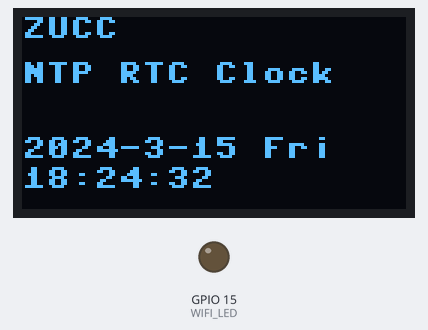
Recording of a program running on a simulated ESP32 board running MicroPython. Shown: 128×64 one-colour display, output pins drawn as LEDs (lit = HIGH). WiFi joins after 1.5 s; the clock reads 2024-03-15 10:24:30 at power-on unless the program sets it; library files of the repository ran but are not shown: ssd1306.py; what the program prints to the serial console is not drawn.

Above: at 2.3 s.
At 18.2 s:
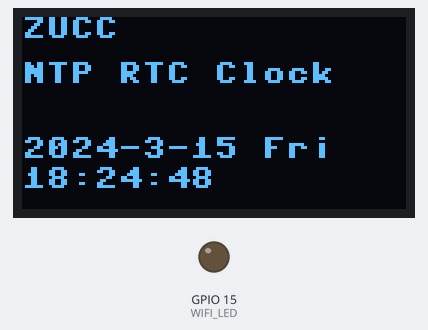
At 27.2 s:
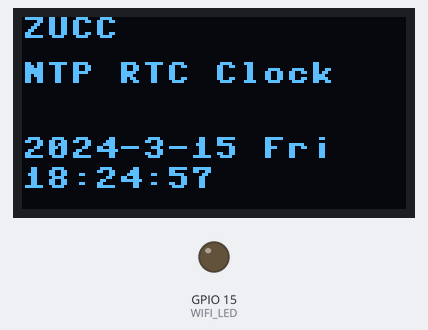
At 36.2 s:
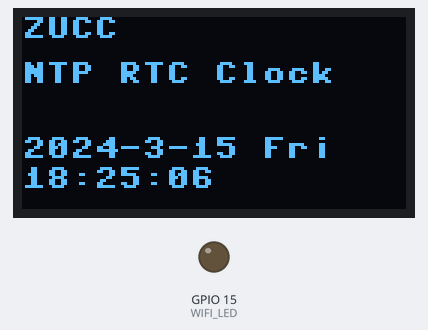
Timing chart, 0 to 37.7 s (numbered marks = the images above):
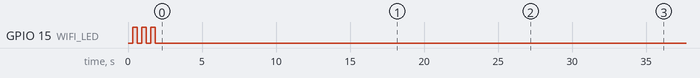

Measured:
- by itself, GPIO 15 (WIFI_LED): alternates HIGH for 0.30 s and LOW for 0.30 s, 6 changes in all, then stays LOW
- what the display in image 2 shows lasts 1.2 s, from 27.1 s to 28.3 s

The program:

main_example.py
```python
from machine import Pin,I2C, SoftI2C, RTC, Timer
from micropython import const
import network
import ntptime
from ssd1306 import SSD1306_I2C
import time

WIFI_LED_PIN = const(15)

WIFI_NAME = 'shuaige'
PASS_WORD = 'qiuzhen523'
week = ['Mon', 'Tues', 'Wed', 'Thur', 'Fri', 'Sat', 'Sun']
LED_ON = const(0)
LED_OFF = const(1)

i2c = SoftI2C(scl=Pin(22), sda=Pin(21))
oled = SSD1306_I2C(128, 64, i2c)

# WIFI连接函数
def WIFI_Connect(WIFI_NAME, PASS_WORD):
    WIFI_LED = Pin(WIFI_LED_PIN, Pin.OUT)  # 初始化WIFI指示灯

    wlan = network.WLAN(network.STA_IF)  # STA模式
    wlan.active(True)  # 激活接口
    start_time = time.time()  # 记录时间做超时判断

    if not wlan.isconnected():
        print('connecting to network...')
        wlan.connect(WIFI_NAME, PASS_WORD)  # 输入WIFI账号密码

        while not wlan.isconnected():

            # LED闪烁提示
            WIFI_LED.value(LED_ON)
            time.sleep_ms(300)
            WIFI_LED.value(LED_OFF)
            time.sleep_ms(300)

            # 超时判断,15秒没连接成功判定为超时
            if time.time() - start_time > 15:
                print('WIFI Connected Timeout!')
                break

    if wlan.isconnected():
        # LED点亮
        WIFI_LED.value(LED_ON)
        # 串口打印信息
        print('network information:', wlan.ifconfig())
        return True

    else:
        return False

WIFI_Connect(WIFI_NAME,PASS_WORD)

rtc = RTC()  #rtc init
# 网络授时模块
# ntptime
# host 服务器地址 ntp.aliyun.com
# settime 配置当前时间
# time 时间码
timezone = 8  # 东八区
ntptime.host = 'ntp.aliyun.com'
print("before time: %s" % str(time.localtime()))
ntptime.settime()
print("after time: %s" % str(time.localtime()))
# 配置当前的时间
tampon2 = time.time() + timezone * 3600
# 年 月 日 [0:3]
# 时 分 秒 [3:6]
rtc.datetime(
    time.localtime(tampon2)[0:3] + (0, ) + time.localtime(tampon2)[3:6] +
    (0, ))  #RTC时钟设置


def RTC_Run(tim):
    datetime = rtc.datetime()  # 获取当前时间
    oled.fill(0)  # 清屏显示黑色背景
    oled.text('ZUCC', 0, 0)  # 首行显示 zucc
    oled.text('NTP RTC Clock', 0, 15)  # 次行显示实验名称
    # 显示日期，字符串可以直接用“+”来连接
    datastr = '{:s}-{:s}-{:s} {:s}'.format(str(datetime[0]), str(datetime[1]),
                                           str(datetime[2]),
                                           str(week[datetime[3]]))
    oled.text(datastr, 0, 40)
    timestr = '{:02d}:{:02d}:{:02d}'.format(datetime[4], datetime[5],
                                            datetime[6])
    oled.text(timestr, 0, 50)
    oled.show()


tim = Timer(-1)
tim.init(period=300, mode=Timer.PERIODIC, callback=RTC_Run)  #周期 300ms
```
